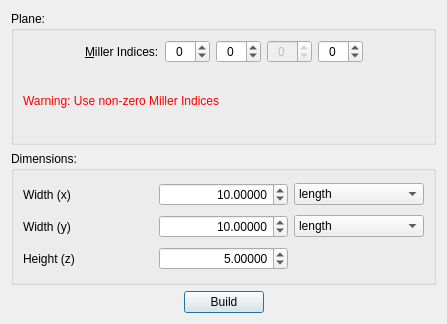
<?xml version="1.0" encoding="UTF-8"?>
<ui version="4.0">
 <class>Dialog</class>
 <widget class="QDialog" name="Dialog">
  <property name="geometry">
   <rect>
    <x>0</x>
    <y>0</y>
    <width>447</width>
    <height>324</height>
   </rect>
  </property>
  <property name="windowTitle">
   <string>Dialog</string>
  </property>
  <layout class="QVBoxLayout" name="verticalLayout_3">
   <item>
    <layout class="QVBoxLayout" name="verticalLayout">
     <item>
      <widget class="QGroupBox" name="groupBox">
       <property name="title">
        <string>Plane:</string>
       </property>
       <layout class="QVBoxLayout" name="verticalLayout_2">
        <item>
         <layout class="QHBoxLayout" name="horizontalLayout_2">
          <item>
           <spacer name="horizontalSpacer_5">
            <property name="orientation">
             <enum>Qt::Horizontal</enum>
            </property>
            <property name="sizeHint" stdset="0">
             <size>
              <width>40</width>
              <height>20</height>
             </size>
            </property>
           </spacer>
          </item>
          <item>
           <widget class="QLabel" name="label">
            <property name="sizePolicy">
             <sizepolicy hsizetype="Maximum" vsizetype="Preferred">
              <horstretch>0</horstretch>
              <verstretch>0</verstretch>
             </sizepolicy>
            </property>
            <property name="text">
             <string>&amp;Miller Indices:</string>
            </property>
            <property name="buddy">
             <cstring>spin_mi_l</cstring>
            </property>
           </widget>
          </item>
          <item>
           <widget class="QSpinBox" name="spin_mi_h">
            <property name="sizePolicy">
             <sizepolicy hsizetype="Fixed" vsizetype="Fixed">
              <horstretch>0</horstretch>
              <verstretch>0</verstretch>
             </sizepolicy>
            </property>
            <property name="maximumSize">
             <size>
              <width>45</width>
              <height>16777215</height>
             </size>
            </property>
            <property name="alignment">
             <set>Qt::AlignCenter</set>
            </property>
            <property name="minimum">
             <number>-99</number>
            </property>
           </widget>
          </item>
          <item>
           <widget class="QSpinBox" name="spin_mi_k">
            <property name="sizePolicy">
             <sizepolicy hsizetype="Fixed" vsizetype="Fixed">
              <horstretch>0</horstretch>
              <verstretch>0</verstretch>
             </sizepolicy>
            </property>
            <property name="maximumSize">
             <size>
              <width>45</width>
              <height>16777215</height>
             </size>
            </property>
            <property name="alignment">
             <set>Qt::AlignCenter</set>
            </property>
            <property name="minimum">
             <number>-99</number>
            </property>
           </widget>
          </item>
          <item>
           <widget class="QSpinBox" name="spin_mi_i">
            <property name="enabled">
             <bool>false</bool>
            </property>
            <property name="sizePolicy">
             <sizepolicy hsizetype="Fixed" vsizetype="Fixed">
              <horstretch>0</horstretch>
              <verstretch>0</verstretch>
             </sizepolicy>
            </property>
            <property name="minimumSize">
             <size>
              <width>0</width>
              <height>0</height>
             </size>
            </property>
            <property name="maximumSize">
             <size>
              <width>45</width>
              <height>16777215</height>
             </size>
            </property>
            <property name="layoutDirection">
             <enum>Qt::LeftToRight</enum>
            </property>
            <property name="alignment">
             <set>Qt::AlignCenter</set>
            </property>
            <property name="buttonSymbols">
             <enum>QAbstractSpinBox::UpDownArrows</enum>
            </property>
            <property name="minimum">
             <number>-99</number>
            </property>
            <property name="maximum">
             <number>99</number>
            </property>
           </widget>
          </item>
          <item>
           <widget class="QSpinBox" name="spin_mi_l">
            <property name="sizePolicy">
             <sizepolicy hsizetype="Fixed" vsizetype="Fixed">
              <horstretch>0</horstretch>
              <verstretch>0</verstretch>
             </sizepolicy>
            </property>
            <property name="minimumSize">
             <size>
              <width>0</width>
              <height>0</height>
             </size>
            </property>
            <property name="maximumSize">
             <size>
              <width>45</width>
              <height>16777215</height>
             </size>
            </property>
            <property name="layoutDirection">
             <enum>Qt::LeftToRight</enum>
            </property>
            <property name="alignment">
             <set>Qt::AlignCenter</set>
            </property>
            <property name="buttonSymbols">
             <enum>QAbstractSpinBox::UpDownArrows</enum>
            </property>
            <property name="minimum">
             <number>-99</number>
            </property>
            <property name="maximum">
             <number>99</number>
            </property>
           </widget>
          </item>
          <item>
           <spacer name="horizontalSpacer_2">
            <property name="orientation">
             <enum>Qt::Horizontal</enum>
            </property>
            <property name="sizeHint" stdset="0">
             <size>
              <width>40</width>
              <height>20</height>
             </size>
            </property>
           </spacer>
          </item>
         </layout>
        </item>
        <item>
         <widget class="QLabel" name="warningLabel">
          <property name="palette">
           <palette>
            <active>
             <colorrole role="WindowText">
              <brush brushstyle="SolidPattern">
               <color alpha="255">
                <red>255</red>
                <green>0</green>
                <blue>0</blue>
               </color>
              </brush>
             </colorrole>
            </active>
            <inactive>
             <colorrole role="WindowText">
              <brush brushstyle="SolidPattern">
               <color alpha="255">
                <red>255</red>
                <green>0</green>
                <blue>0</blue>
               </color>
              </brush>
             </colorrole>
            </inactive>
            <disabled>
             <colorrole role="WindowText">
              <brush brushstyle="SolidPattern">
               <color alpha="255">
                <red>69</red>
                <green>69</green>
                <blue>69</blue>
               </color>
              </brush>
             </colorrole>
            </disabled>
           </palette>
          </property>
          <property name="text">
           <string>Warning: Use non-zero Miller Indices</string>
          </property>
         </widget>
        </item>
       </layout>
      </widget>
     </item>
     <item>
      <widget class="QGroupBox" name="groupBox_2">
       <property name="title">
        <string>Dimensions:</string>
       </property>
       <layout class="QGridLayout" name="gridLayout">
        <item row="2" column="1">
         <widget class="QDoubleSpinBox" name="spin_slab_y">
          <property name="sizePolicy">
           <sizepolicy hsizetype="Preferred" vsizetype="Fixed">
            <horstretch>0</horstretch>
            <verstretch>0</verstretch>
           </sizepolicy>
          </property>
          <property name="alignment">
           <set>Qt::AlignRight|Qt::AlignTrailing|Qt::AlignVCenter</set>
          </property>
          <property name="decimals">
           <number>5</number>
          </property>
          <property name="minimum">
           <double>1.000000000000000</double>
          </property>
          <property name="maximum">
           <double>999.990000000000009</double>
          </property>
          <property name="singleStep">
           <double>1.000000000000000</double>
          </property>
          <property name="value">
           <double>10.000000000000000</double>
          </property>
         </widget>
        </item>
        <item row="3" column="0">
         <widget class="QLabel" name="label_2">
          <property name="text">
           <string>Height (z)</string>
          </property>
         </widget>
        </item>
        <item row="1" column="1">
         <widget class="QDoubleSpinBox" name="spin_slab_x">
          <property name="sizePolicy">
           <sizepolicy hsizetype="Preferred" vsizetype="Fixed">
            <horstretch>0</horstretch>
            <verstretch>0</verstretch>
           </sizepolicy>
          </property>
          <property name="alignment">
           <set>Qt::AlignRight|Qt::AlignTrailing|Qt::AlignVCenter</set>
          </property>
          <property name="decimals">
           <number>5</number>
          </property>
          <property name="minimum">
           <double>1.000000000000000</double>
          </property>
          <property name="maximum">
           <double>999.990000000000009</double>
          </property>
          <property name="value">
           <double>10.000000000000000</double>
          </property>
         </widget>
        </item>
        <item row="1" column="0">
         <widget class="QLabel" name="label_4">
          <property name="text">
           <string>Width (x)</string>
          </property>
         </widget>
        </item>
        <item row="3" column="1">
         <widget class="QDoubleSpinBox" name="spin_slab_z">
          <property name="sizePolicy">
           <sizepolicy hsizetype="Preferred" vsizetype="Fixed">
            <horstretch>0</horstretch>
            <verstretch>0</verstretch>
           </sizepolicy>
          </property>
          <property name="alignment">
           <set>Qt::AlignRight|Qt::AlignTrailing|Qt::AlignVCenter</set>
          </property>
          <property name="decimals">
           <number>5</number>
          </property>
          <property name="minimum">
           <double>0.100000000000000</double>
          </property>
          <property name="maximum">
           <double>999.990000000000009</double>
          </property>
          <property name="singleStep">
           <double>1.000000000000000</double>
          </property>
          <property name="value">
           <double>5.000000000000000</double>
          </property>
         </widget>
        </item>
        <item row="2" column="0">
         <widget class="QLabel" name="label_5">
          <property name="text">
           <string>Width (y)</string>
          </property>
         </widget>
        </item>
        <item row="1" column="2">
         <widget class="QComboBox" name="xWidthUnits">
          <item>
           <property name="text">
            <string>length</string>
           </property>
          </item>
          <item>
           <property name="text">
            <string>cell repeats</string>
           </property>
          </item>
         </widget>
        </item>
        <item row="2" column="2">
         <widget class="QComboBox" name="yWidthUnits">
          <item>
           <property name="text">
            <string>length</string>
           </property>
          </item>
          <item>
           <property name="text">
            <string>cell repeats</string>
           </property>
          </item>
         </widget>
        </item>
       </layout>
      </widget>
     </item>
    </layout>
   </item>
   <item>
    <layout class="QHBoxLayout" name="horizontalLayout">
     <item>
      <spacer name="horizontalSpacer_3">
       <property name="orientation">
        <enum>Qt::Horizontal</enum>
       </property>
       <property name="sizeHint" stdset="0">
        <size>
         <width>40</width>
         <height>20</height>
        </size>
       </property>
      </spacer>
     </item>
     <item>
      <widget class="QPushButton" name="buildButton">
       <property name="text">
        <string>Build</string>
       </property>
      </widget>
     </item>
     <item>
      <spacer name="horizontalSpacer_4">
       <property name="orientation">
        <enum>Qt::Horizontal</enum>
       </property>
       <property name="sizeHint" stdset="0">
        <size>
         <width>40</width>
         <height>20</height>
        </size>
       </property>
      </spacer>
     </item>
    </layout>
   </item>
  </layout>
 </widget>
 <resources/>
 <connections/>
</ui>
